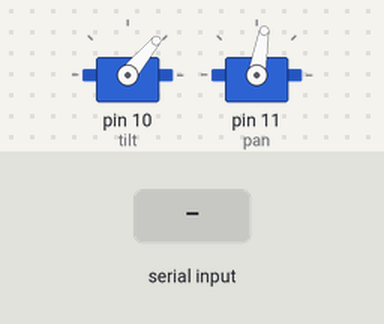
This sketch was run on a simulated Arduino Uno, built with avr-gcc and run on an emulated ATmega328P. On the bench: 2 × servo. The test bench sets the inputs (shaded band).

Above: at 1.2 s.
1.3 s: "90,45\n" received over Serial
At 1.6 s:
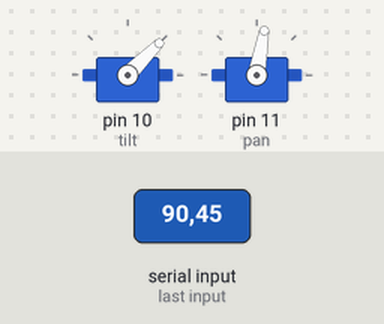
2.8 s: "30,150\n" received over Serial
At 3.9 s:
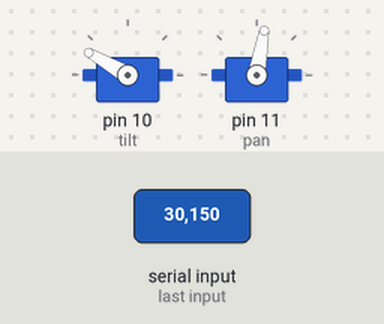
4.3 s: "5\n" received over Serial
At 5.5 s:
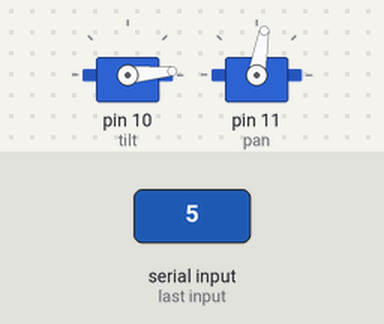
5.8 s: "200\n" received over Serial
At 6.9 s:
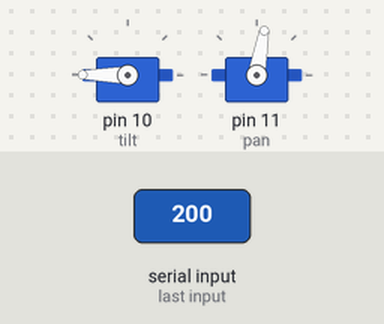
7.3 s: "90\n" received over Serial
At 8.0 s:
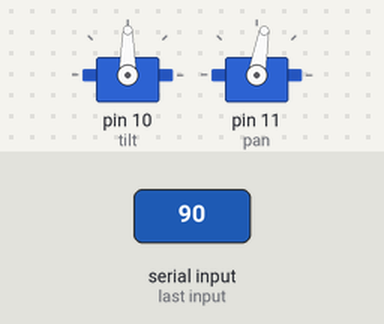
Timing chart, 0 to 9.8 s (numbered marks = the images above; inputs shaded):
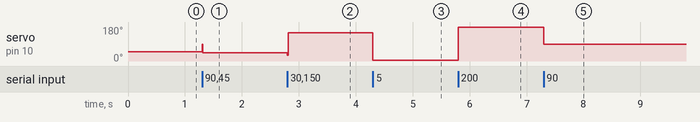

The sketch:

Tracker_object.ino
```cpp
#include <Servo.h>

int receive = 0;
Servo tilt;
Servo pan;


void setup()
{
  Serial.begin(57600);
  tilt.attach(10);
  pan.attach(11);
  tilt.write(50);
  pan.write(80);
}

void loop() {

  if (Serial.available()) {

    receive = Serial.parseInt() ;

    if(receive > 1)
    {
     tilt.write(receive);
     delay(15);
    }
  }

}
```

Measured:
- after the input at 1.3 s, servo on pin 10 (tilt): 50° → 45° at once
- after the input at 2.8 s, servo on pin 10 (tilt): 45° → 150° at once
- after the input at 4.3 s, servo on pin 10 (tilt): 150° → 5° at once
- after the input at 5.8 s, servo on pin 10 (tilt): 5° → 180° at once
- after the input at 7.3 s, servo on pin 10 (tilt): 180° → 90° at once
